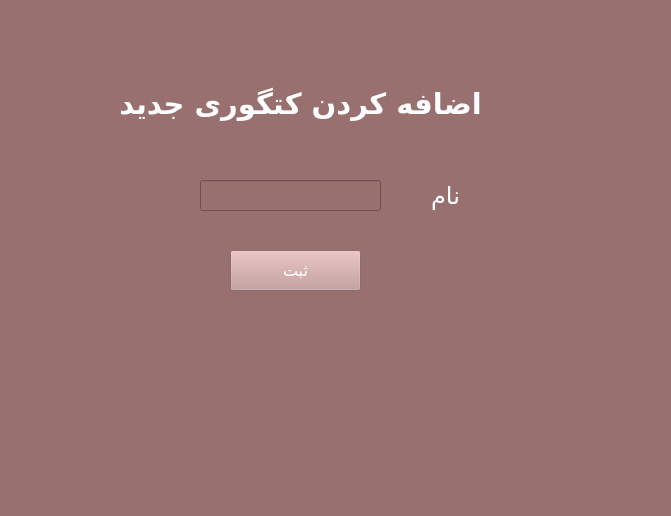
<?xml version="1.0" encoding="UTF-8"?>
<ui version="4.0">
 <class>Form</class>
 <widget class="QWidget" name="Form">
  <property name="geometry">
   <rect>
    <x>0</x>
    <y>0</y>
    <width>671</width>
    <height>516</height>
   </rect>
  </property>
  <property name="windowTitle">
   <string>Form</string>
  </property>
  <property name="styleSheet">
   <string notr="true">background-color: rgb(152, 112, 112);</string>
  </property>
  <widget class="QLabel" name="label">
   <property name="geometry">
    <rect>
     <x>120</x>
     <y>80</y>
     <width>361</width>
     <height>41</height>
    </rect>
   </property>
   <property name="font">
    <font>
     <family>B Lotus</family>
     <pointsize>22</pointsize>
     <bold>true</bold>
    </font>
   </property>
   <property name="styleSheet">
    <string notr="true">color: rgb(255, 255, 255);</string>
   </property>
   <property name="text">
    <string>اضافه کردن کتگوری جدید</string>
   </property>
   <property name="alignment">
    <set>Qt::AlignBottom|Qt::AlignHCenter</set>
   </property>
  </widget>
  <widget class="QLabel" name="label_2">
   <property name="geometry">
    <rect>
     <x>390</x>
     <y>180</y>
     <width>111</width>
     <height>31</height>
    </rect>
   </property>
   <property name="font">
    <font>
     <family>B Lotus</family>
     <pointsize>18</pointsize>
    </font>
   </property>
   <property name="styleSheet">
    <string notr="true">color: rgb(255, 255, 255);</string>
   </property>
   <property name="text">
    <string>نام</string>
   </property>
   <property name="alignment">
    <set>Qt::AlignCenter</set>
   </property>
  </widget>
  <widget class="QLineEdit" name="catname">
   <property name="geometry">
    <rect>
     <x>200</x>
     <y>180</y>
     <width>181</width>
     <height>31</height>
    </rect>
   </property>
  </widget>
  <widget class="QPushButton" name="submitcat">
   <property name="geometry">
    <rect>
     <x>230</x>
     <y>250</y>
     <width>131</width>
     <height>41</height>
    </rect>
   </property>
   <property name="font">
    <font>
     <family>B Lotus</family>
     <pointsize>12</pointsize>
    </font>
   </property>
   <property name="styleSheet">
    <string notr="true">color: rgb(255, 255, 255);
background-color: rgb(195, 152, 152);</string>
   </property>
   <property name="text">
    <string>ثبت</string>
   </property>
  </widget>
 </widget>
 <resources/>
 <connections/>
</ui>
